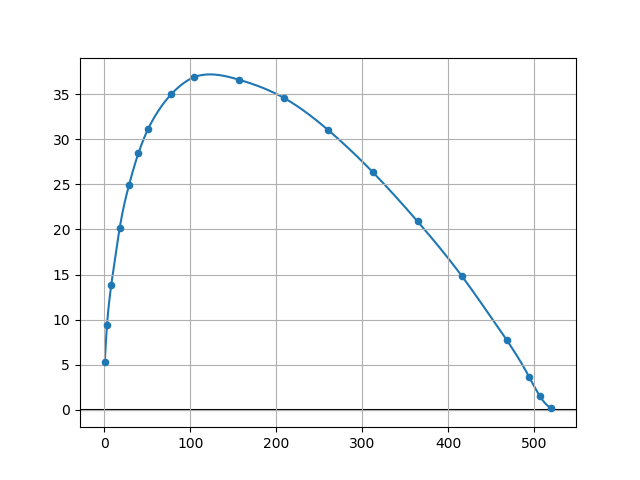

Generate this figure with Python:
import numpy as np
from mpmath import diff, diffs

x = np.array([0.52 , 3.1, 8    , 17.95, 28.65, 39.62, 50.65, 78, 104.6, 156.6, 208.6, 260.7, 312.5, 364.4, 416.3, 468, 494, 507, 520])
y = np.array([5.288, 9.4, 13.84, 20.2 , 24.9 , 28.44, 31.1 , 35, 36.9 , 36.6 , 34.6 , 31   , 26.34, 20.9 , 14.8 , 7.8, 3.7, 1.5, 0.2])

y1_0 =  1.865480
y1_n = -0.046115

sample_x = [2, 30, 130, 350, 515]

h = x[1:] - x[:-1]

def solved(a, b, c, f):
    n = f.shape[0]
    for i in range(1, n):
        b[i] -= a[i-1] / b[i-1] * c[i-1]
        f[i] -= a[i-1] / b[i-1] * f[i-1]
    x = np.zeros_like(f)
    x[-1] = f[-1] / b[-1]
    for i in range(-2, -n-1, -1):
        x[i] = (f[i] - c[i+1] * x[i+1]) / b[i]
    return x

def calM():
    
    lam = np.append([1], h[:-1] / (h[:-1] + h[1:]))
    miu = np.append(h[1:] / (h[:-1] + h[1:]), [1])
    d = np.concatenate((
        [6 / h[0] * ((y[1] - y[0]) / h[0] - y1_0)], 
        6 * (y[:-2] / h[:-1] / (h[:-1] + h[1:]) + y[2:] / h[1:] / (h[:-1] + h[1:]) - y[1:-1] / h[:-1] / h[1:]), 
        [6 / h[-1] * (y1_n - (y[-1] - y[-2]) / h[-1])], 
    ))
    M = solved(miu, np.ones_like(d)*2, lam, d)
    return M

def getS(_x, M):
    i = np.argmax(x > _x) - 1
    return lambda _x: ( \
        M[i] * (x[i+1] - _x)**3 / 6 + \
        M[i+1] * (_x - x[i])**3 / 6 + \
        (y[i] - M[i] * h[i]**2 / 6) * (x[i+1] - _x) + \
        (y[i+1] - M[i+1] * h[i]**2 / 6) * (_x - x[i]) \
    ) / h[i]

M = calM()
S = np.array([list(diffs(getS(x, M), x, 2)) for x in sample_x], dtype=float)
print(S)

import matplotlib.pyplot as plt

___x = np.arange(0.52, 520, 0.005)
___y = np.array([getS(x, M)(x) for x in ___x], dtype=float)
plt.plot(___x, ___y, zorder=1)
plt.scatter(x, y, s=20, zorder=3)
plt.grid(True)
plt.axhline(0, color='black', zorder=1)
plt.savefig('6-8.png')
plt.show()

___x = np.arange(0.52, 520, 0.005)
___y = np.array([diff(getS(x, M), x, 2) for x in ___x], dtype=float)
plt.scatter(___x, ___y, s=1)
plt.grid(True)
plt.axhline(0, color='black', zorder=1)
plt.savefig('6-8-2.png')
plt.show()
